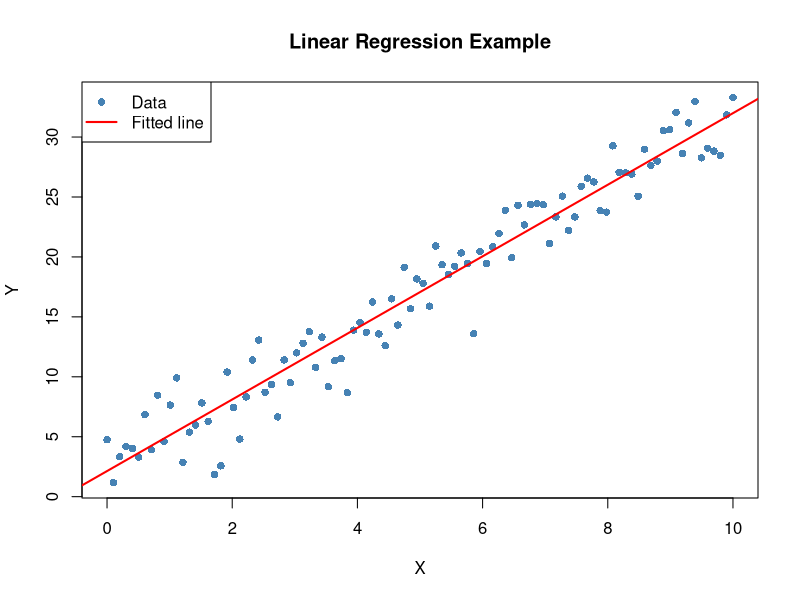

The R source for this figure:
## ---- chunk 1
# Set chunk options
knitr::opts_chunk$set(echo = TRUE, message = FALSE, warning = FALSE)
## ---- chunk 2
# Generate sample data
set.seed(42)
n <- 100
x <- seq(0, 10, length.out = n)
y <- 2 + 3 * x + rnorm(n, sd = 2)
data <- data.frame(x = x, y = y)

# Summary statistics
summary(data)
## ---- chunk 3
# Fit linear regression
model <- lm(y ~ x, data = data)
summary(model)
## ---- chunk 4
# Create scatter plot with regression line
plot(data$x, data$y,
     pch = 16, col = "steelblue",
     xlab = "X", ylab = "Y",
     main = "Linear Regression Example")
abline(model, col = "red", lwd = 2)
legend("topleft",
       legend = c("Data", "Fitted line"),
       col = c("steelblue", "red"),
       pch = c(16, NA),
       lty = c(NA, 1),
       lwd = c(NA, 2))
